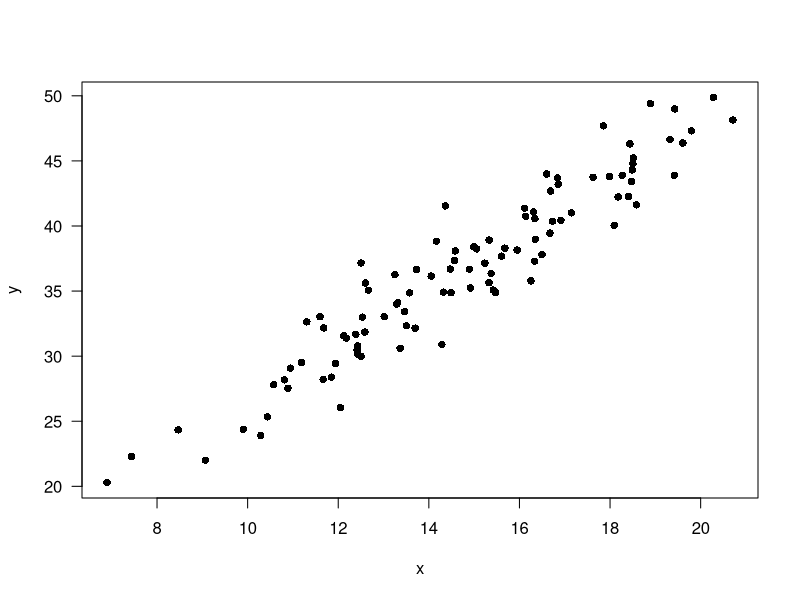
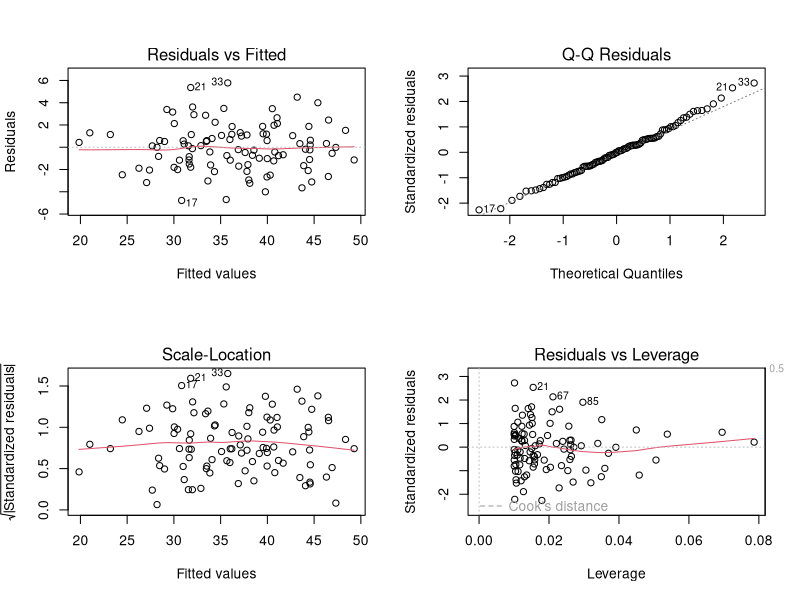
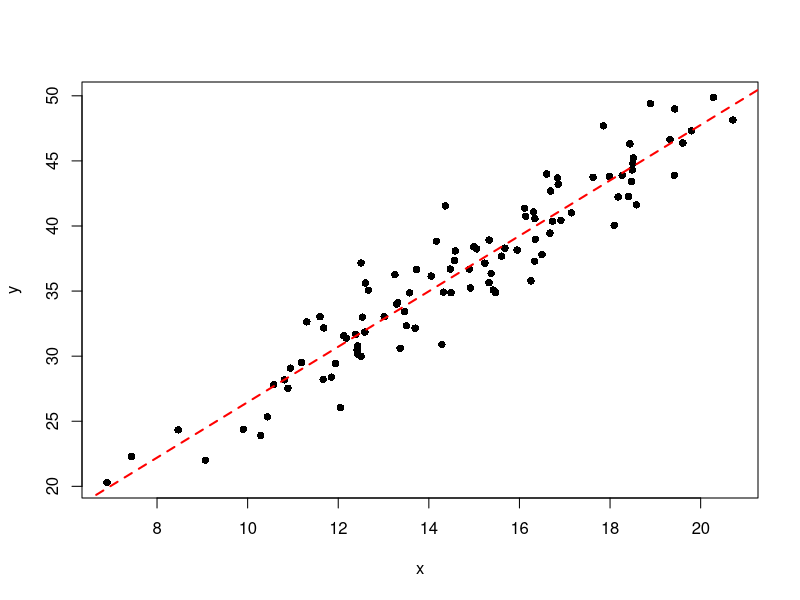

Generate these figures, in order, with R:
library(tidyverse)
#Regresja liniowa – w modelowaniu statystycznym, metody oparte o liniowe kombinacje zmiennych i parametrów dopasowujących model do danych. Dopasowana linia regresji reprezentuje oszacowaną wartość oczekiwaną zmiennej y przy konkretnych wartościach innej zmiennej lub zmiennych x

#Metoda najmniejszych kwadratów polega na dopasowaniu prostej do chmury punktów w taki sposób, aby suma kwadratów różnic pomiędzy rzeczywistą a oszacowaną wartością była jak najmniejsza

#reresja liniowa metodą najmniejszych kwadratów może być wykorzystywana do opisu, predykcji, estymacji i testowania hipotez

slope <- 2.15
intercept <- 4.64
x <- rnorm(n=100, mean=15, sd=3)
errors <- rnorm(n=100, sd=2)
y <- slope*x + intercept + errors

plot(x, y, pch=16, las=1) #wykres rozrzutu

reg <- lm(y ~ x)

print(reg)

summary(reg)

confint(reg) #zakres pewności dla współczynnikow modelu

par(mfrow=c(2, 2))
plot(reg) #wykresy do ewaluacji modelu

par(mfrow=c(1, 1))
plot(x, y, pch=16)
abline(reg, col="red", lwd=2, lty="dashed") #wykres rozrzutu z krzywa regresji

wartosci_do_oszacowania <- tibble(x = c(12, 16, 18))
predict(reg, wartosci_do_oszacowania)

predict(reg, wartosci_do_oszacowania, interval = "confidence")

predict(reg, wartosci_do_oszacowania, interval = "prediction")

#zadanie: przeprowadz regresje liniową najmniejszych kwadratow i sprobuj przewidziec wartosc porowatosci w populacji, z ktorej pochodzi proba porowatosc2 wtedy gdy porowatosc w populacji, z ktorej pochodzi proba porowatosc, przyjmuje wartosc 22. Jak bardzo uwierzysz uzyskanemu wynikowi? Odpowiedz uzasadnij w oparciu o ewaluację modelu.

porowatosc <- c(13, 17, 15, 23, 27, 29, 18, 27, 20, 24)
porowatosc2 <- c(15, 10, 15, 23, 18, 26, 24, 18, 19, 21)